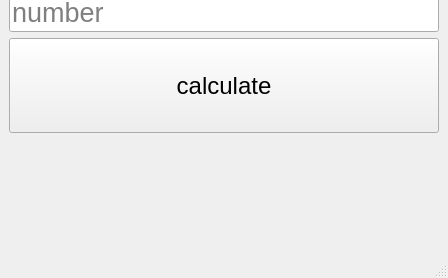
<?xml version="1.0" encoding="UTF-8"?>
<ui version="4.0">
 <class>T3Win</class>
 <widget class="QMainWindow" name="T3Win">
  <property name="geometry">
   <rect>
    <x>0</x>
    <y>0</y>
    <width>448</width>
    <height>278</height>
   </rect>
  </property>
  <property name="minimumSize">
   <size>
    <width>448</width>
    <height>278</height>
   </size>
  </property>
  <property name="maximumSize">
   <size>
    <width>448</width>
    <height>278</height>
   </size>
  </property>
  <property name="windowTitle">
   <string>T3Win</string>
  </property>
  <widget class="QWidget" name="centralwidget">
   <widget class="QWidget" name="layoutWidget">
    <property name="geometry">
     <rect>
      <x>9</x>
      <y>-7</y>
      <width>430</width>
      <height>241</height>
     </rect>
    </property>
    <layout class="QVBoxLayout" name="verticalLayout">
     <property name="sizeConstraint">
      <enum>QLayout::SetDefaultConstraint</enum>
     </property>
     <item>
      <layout class="QHBoxLayout" name="horizontalLayout">
       <item>
        <widget class="QLineEdit" name="inputLabel">
         <property name="font">
          <font>
           <pointsize>20</pointsize>
          </font>
         </property>
         <property name="text">
          <string/>
         </property>
         <property name="placeholderText">
          <string>number</string>
         </property>
        </widget>
       </item>
      </layout>
     </item>
     <item>
      <widget class="QPushButton" name="resultButton">
       <property name="sizePolicy">
        <sizepolicy hsizetype="Minimum" vsizetype="Minimum">
         <horstretch>0</horstretch>
         <verstretch>0</verstretch>
        </sizepolicy>
       </property>
       <property name="font">
        <font>
         <pointsize>18</pointsize>
        </font>
       </property>
       <property name="text">
        <string>calculate</string>
       </property>
      </widget>
     </item>
     <item>
      <widget class="QLabel" name="outputlabel">
       <property name="font">
        <font>
         <pointsize>24</pointsize>
        </font>
       </property>
       <property name="text">
        <string/>
       </property>
       <property name="alignment">
        <set>Qt::AlignCenter</set>
       </property>
      </widget>
     </item>
    </layout>
   </widget>
  </widget>
  <widget class="QMenuBar" name="menubar">
   <property name="geometry">
    <rect>
     <x>0</x>
     <y>0</y>
     <width>448</width>
     <height>21</height>
    </rect>
   </property>
  </widget>
  <widget class="QStatusBar" name="statusbar"/>
 </widget>
 <resources/>
 <connections/>
</ui>
